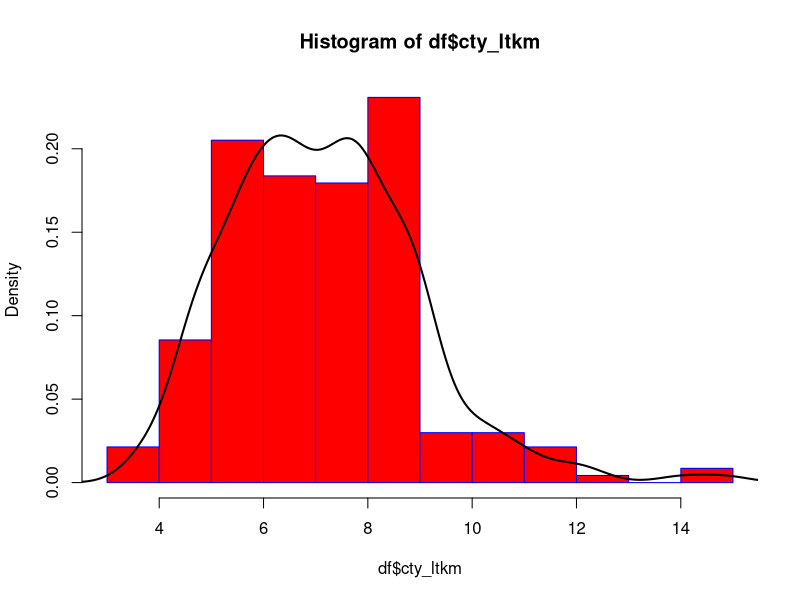
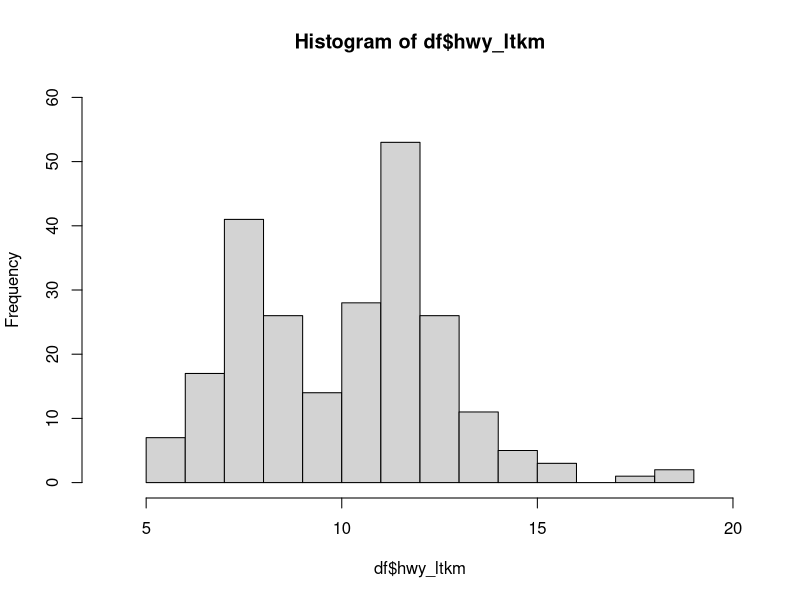
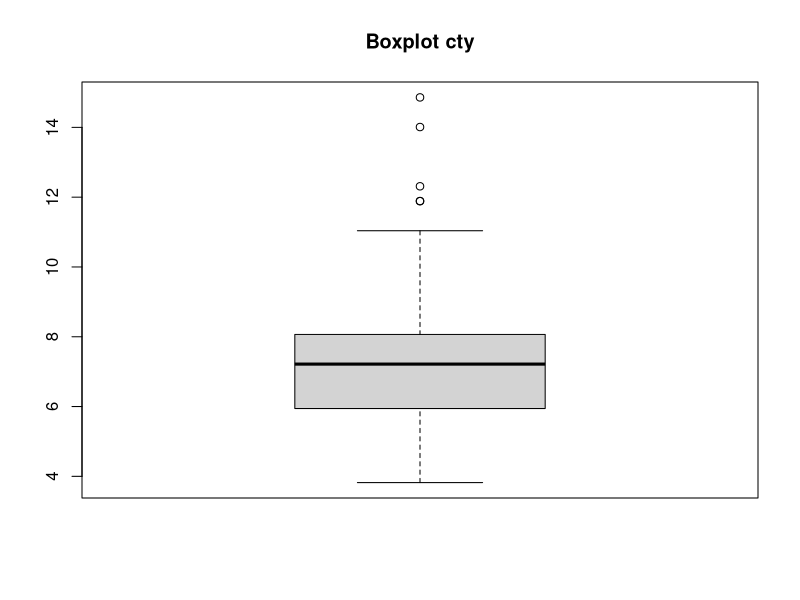
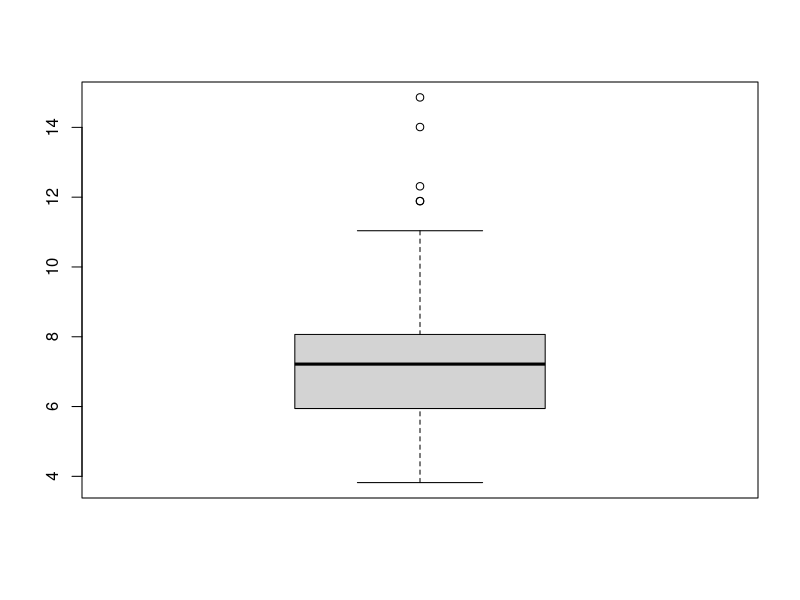
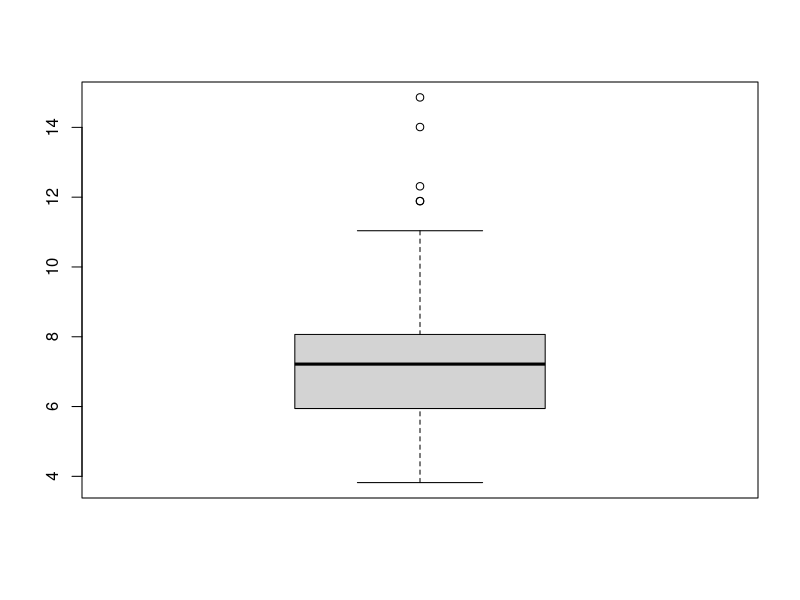
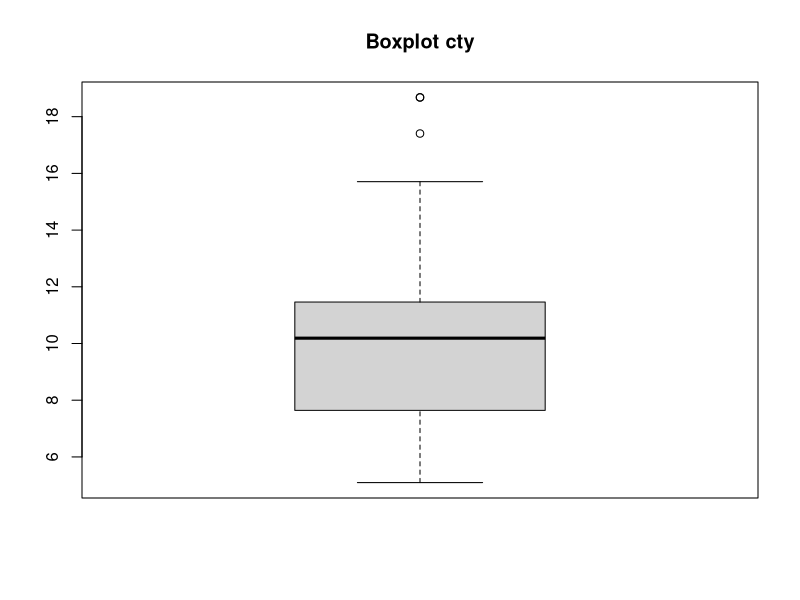
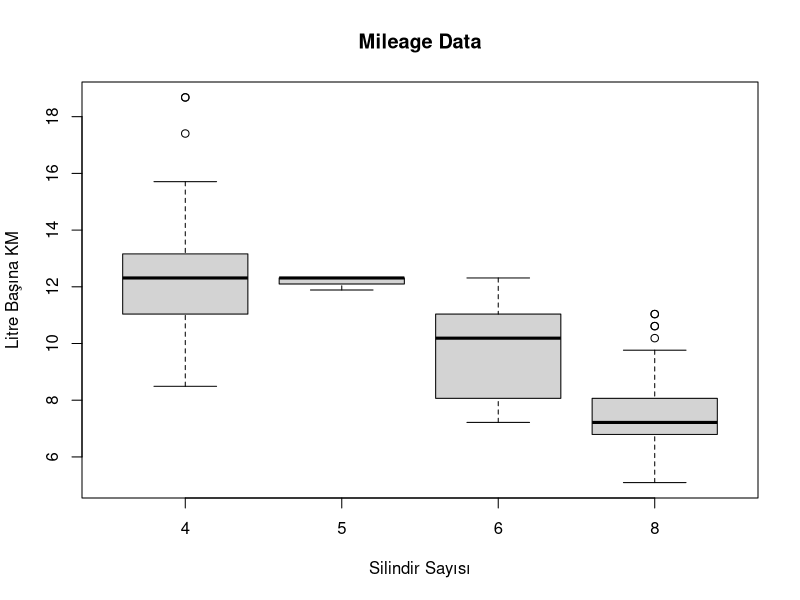
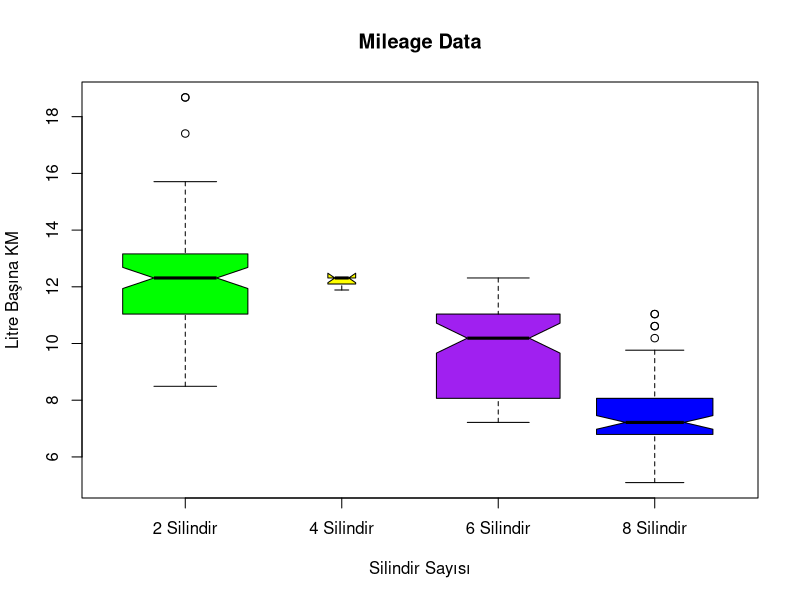

Reproduce these figures in R, in order.
## ---- chunk 1

# mpg verisi ggplot2 paketinde olduğundan paketi çağırıyoruz
library(ggplot2)

head(mpg)
nrow(mpg)
ncol(mpg)
str(mpg)
colnames(mpg)
summary(mpg)
df <- mpg

# class değişkenini faktöre çevirip, kategorilerine bakalım
df$class <- factor(df$class)
levels(df$class)
dplyr::glimpse(df)

## ---- chunk 2

# cty ve hwy değişkenlerini inceleyelim. 
# cty şehiriçi, hwy şehirarasını ifade ediyor.

summary(df$cty)
var(df$cty)
mean(df$cty)

summary(df$hwy)
var(df$hwy)
mean(df$hwy)

# 1 mile= 1.609 km
# 1 galon = 3.79 lt

# litre başına km hesaplama
galonmil_to_ltkm <- function(x){
  
  km <- x * 1.609/3.79
  return(km)
}

df$cty_ltkm <- galonmil_to_ltkm(df$cty)
df$hwy_ltkm <- galonmil_to_ltkm(df$hwy)
quantile(df$cty_ltkm) 
# şehiriçi araçların % 75'i 1 lt ile 8.06 km den az yol alıyor.
quantile(df$hwy_ltkm)
# şehirlerarası araçların % 75'i 1 lt ile 11.46 km den az yol alıyor.


# değişken dağılımı için histogram grafiği kullanılabilir.
hist(df$cty_ltkm,freq = FALSE,col = "red",border = "blue")
lines(density(df$cty_ltkm), col = "black", lwd = 2,)

hist(df$hwy_ltkm,xlim = c(4,20), ylim = c(0,60), breaks = 10)


# Boxplot
boxplot(df$cty_ltkm, main = "Boxplot cty")
fivenum(df$cty_ltkm) # minimum, Q1, median, Q3, maximum

# outliers 
boxplot(df$cty_ltkm)$out

# outliers hangi sıralarda
which(df$cty_ltkm %in% boxplot(df$cty_ltkm)$out)

boxplot(df$hwy_ltkm, main = "Boxplot cty")
fivenum(df$hwy_ltkm) # minimum, Q1, median, Q3, maximum

boxplot(hwy_ltkm ~ cyl, data = df, xlab = "Silindir Sayısı",
   ylab = "Litre Başına KM", main = "Mileage Data")

boxplot(hwy_ltkm ~ cyl, data = df, 
   xlab = "Silindir Sayısı",
   ylab = "Litre Başına KM", 
   main = "Mileage Data",
   notch = TRUE, 
   varwidth = TRUE, 
   col = c("green","yellow","purple","blue"),
   names = c("2 Silindir","4 Silindir","6 Silindir","8 Silindir")
)

# Sürekli iki değişken incelemek istersek;

# displ ve cty_ltkm değişkenlerini inceleyelim
# displ motor hacmini ifade ediyor

summary(df$displ)

with(df,cor(displ,cty_ltkm))
# motor hacmi ile lt başına km ters ilişkili

plot(df$displ,df$cty_ltkm, 
     main = "Motor Hacmi- Yakıt Tüketimi Saçılım Grafiği",
     col="red",
     xlab = "Motor Hacmi",
     ylab = "Yakıt Tüketimi")

# birden fazla değişkenin saçılım grafiği
pairs(~hwy_ltkm+cty_ltkm+displ+cyl,data = df,main = "Scatterplot Matrix")
## ---- chunk 3


# class ve trans değişkenlerine bakalım
# class araç sınıfı, trans ise vites türünü ifade ediyor.

summary(df$class)
table(df$class)
xtabs(~class,data=df)

table(df$trans)

prop.table(table(df$class))

tab <- table(df$class)
barplot(tab,col="blue",border="red")
pie(tab)

par(mfrow = c(1, 2))
barplot(tab)
pie(tab)

# Kategorik iki değişken incelemek istersek;

xtabs(~trans+class,data=df)
prop.table(table(df$year,df$class),1) # satır toplamları 1' eşittir
prop.table(table(df$year,df$class),2) # sütun toplamları 1' eşittir

proportions(xtabs(~ manufacturer + year, data = df), 1)

# araç sınıfı ile drv değişkenine birlikte bakalım
# f = front-wheel drive (önden çekiş), 
# r = rear wheel drive (arkadan çekiş), 
# 4 = 4wd (4 çeker)

plot(class ~ factor(drv), data = df)

## ---- chunk 4

# Silindir düzeyinde yakıt tüketimi 
tapply(df$cty_ltkm, df$cyl, mean)

# Same using aggregate()
aggregate(cty_ltkm ~ cyl, data = df, FUN = mean)


boxplot(cty_ltkm ~ cyl, data = df)

## ---- chunk 5

AirPassengers
class(AirPassengers)

diff(AirPassengers) # fark alma
stats::lag(AirPassengers,-1) # 1. gecikmesini alma

plot(AirPassengers,type = "p", col = "red") # points
plot(AirPassengers,type = "l", col = "red") # line
plot(AirPassengers,type = "o", col = "red") # points and line

plot(log(AirPassengers),type = "l", col = "red") # line
plot(diff(AirPassengers),type = "l", col = "red") # line
plot(diff(log(AirPassengers)),type = "l", col = "red") # line

# çoklu zaman serisi
ts <- ts(rnorm(length(AirPassengers),250,100),start = c(1949,1),frequency=12)
ts

plot(AirPassengers,type = "l",col = "red")
lines(ts, type = "l", col = "blue")

# yüzde değişim
growth <- AirPassengers/stats::lag(AirPassengers,-1)*100-100
growth
plot(growth,type = "l", col = "red")

